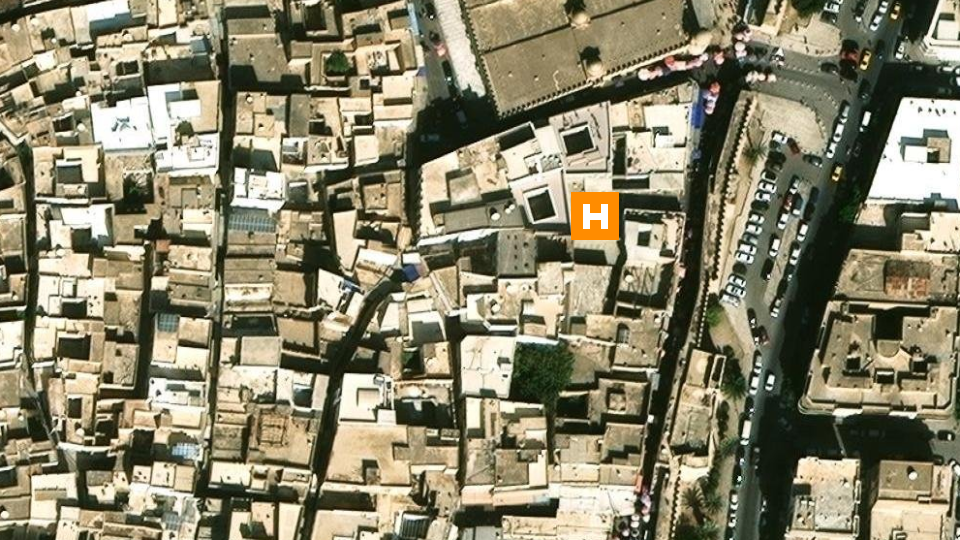
#> input picture datasets/17-camera-model/photo_A.png, 960 x 540 px, found by its file name; its folder holds 2 pictures in this run
$ python measure_pad.py
#> lines starting #> are read from the running program, lines starting #| are printed output that depends on the picture
# Lesson 17 — measure the world with a photo.
# /data/academy/17-camera-model/ has three synthetic drone photos made from NAVERA's satellite map
# of Sousse (Tunisia). The camera is an ideal pinhole: 960 x 540 px, HFOV 90 deg (f = 480 px).
# Each photo shows an orange landing pad, 12 m x 12 m, lying on the ground.
#   photo_A.png, photo_B.png : camera looking straight down, height unknown -> measure it
#   photo_T.png              : camera tilted (heading 30, pitch -12, roll +4 deg) at 150 m
#                              -> find WHERE the pad is on the ground, relative to the drone
# Run:   python3 measure_pad.py
import cv2
import numpy as np

from camera_math import camera_rotation, focal_px, ground_point, height_from_object, intrinsic_matrix

DATA = "/data/academy/17-camera-model"
PAD_SIZE_M = 12.0
WIDTH_PX, HEIGHT_PX, HFOV_DEG = 960, 540, 90.0
TILTED = dict(height_m=150.0, heading_deg=30.0, pitch_deg=-12.0, roll_deg=4.0)


def orange_mask(img):
    """Boolean array, True where the pixel is the pad's orange (OpenCV images are B, G, R)."""
    b = img[:, :, 0].astype(int)
    g = img[:, :, 1].astype(int)
    r = img[:, :, 2].astype(int)
    return (r > 200) & (g > 100) & (g < 180) & (b < 80)


# ---------------------------------------------------------------- TODO 7
def pad_size_px(img):
    """Width of the pad in pixels: the number of COLUMNS from the leftmost to the rightmost
    orange pixel, both included (an int). None if there is no orange pixel."""
    # TODO 7: start from orange_mask(img); find the positions of its True pixels (lesson 08).
    #         Mind the "both included".
    return None


def pad_centre_px(img):
    """Centre of the pad in the image: (u, v) = (mean column, mean row) of the orange pixels,
    as two floats. None if there is no orange pixel."""
    # TODO 7: the same positions as above. Careful: u is a column, v is a row.
    return None


# ---- you don't need to change anything below this line ----
def measure_nadir(name):
    """(pad width px, height m, height if 1 px less, height if 1 px more) or None."""
#> called with name = 'photo_A.png'
    img = cv2.imread(f"{DATA}/{name}")
#> img is the input picture: shape (540, 960, 3); mean B, G, R 107.5, 132.7, 138
#> call 2 of measure_nadir, with name = 'photo_B.png'
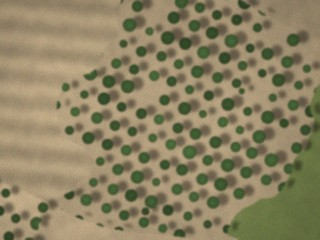
#> input picture courses/08-images/hidden/photo_b.png, 320 x 240 px, found by its file name
#> in measure_nadir, img is the input picture: shape (240, 320, 3); mean B, G, R 98.6, 130.3, 140.4
    if img is None:
        print(f"{name}: cannot read the photo")
        return None
    px = pad_size_px(img)
    if px is None:
        print(f"{name}: pad size TODO not done yet")
        return None
    f = focal_px(HFOV_DEG, WIDTH_PX)
    hs = [height_from_object(PAD_SIZE_M, n, f) if f else None for n in (px, px + 1, px - 1)]
    if None in hs:
        print(f"{name}: the pad is {px} px wide -> height: TODO 1 / TODO 6 not done yet")
        return None
    print(f"{name}: the 12 m pad is {px} px wide -> the drone was at {hs[0]:.0f} m "
          f"(+-1 px: {hs[1]:.0f} to {hs[2]:.0f} m)")
    cv2.imwrite(f"mask_{name}", (orange_mask(img) * 255).astype(np.uint8))
    return px, hs[0], hs[1], hs[2]


def locate_tilted(name="photo_T.png"):
    """(u, v, east, north) of the pad in the tilted photo, or None."""
#> called with name = 'photo_T.png'
    img = cv2.imread(f"{DATA}/{name}")
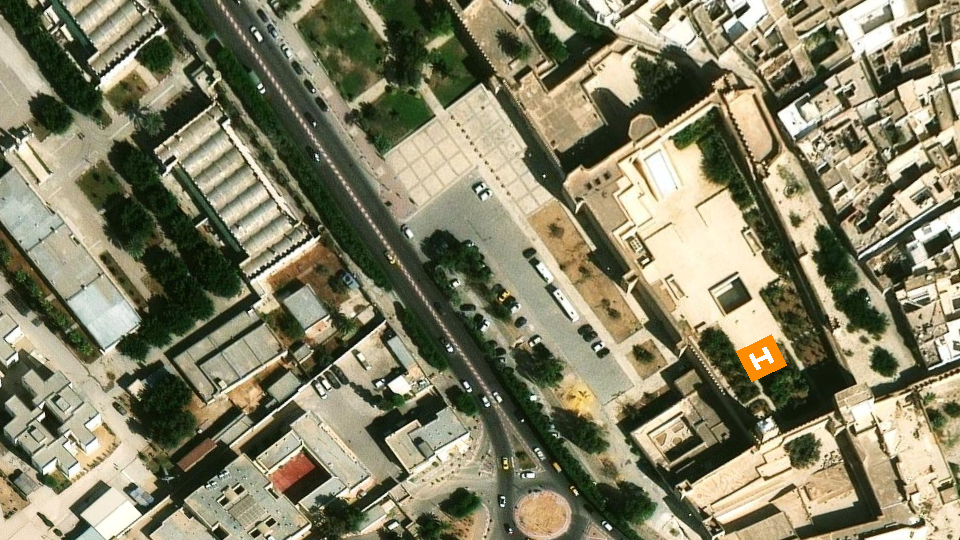
#> input picture datasets/17-camera-model/photo_T.png, 960 x 540 px, found by its file name
#> img is the input picture: shape (540, 960, 3); mean B, G, R 101, 128.2, 131.3
    if img is None:
        print(f"{name}: cannot read the photo")
        return None
    c = pad_centre_px(img)
    if c is None:
        print(f"{name}: pad centre TODO not done yet")
        return None
    K = intrinsic_matrix(HFOV_DEG, WIDTH_PX, HEIGHT_PX)
    R = camera_rotation(TILTED["heading_deg"], TILTED["pitch_deg"], TILTED["roll_deg"])
    g = ground_point(K, R, np.array([0.0, 0.0, TILTED["height_m"]]), c[0], c[1]) if K is not None else None
    if g is None:
        print(f"{name}: pad at pixel ({c[0]:.1f}, {c[1]:.1f}) -> ground point: TODO 1 / TODO 3 not done yet")
        return None
    print(f"{name}: pad at pixel ({c[0]:.1f}, {c[1]:.1f}) -> on the ground {g[0]:.1f} m east, "
          f"{g[1]:.1f} m north of the point under the drone")
    return c[0], c[1], float(g[0]), float(g[1])


if __name__ == "__main__":
    measure_nadir("photo_A.png")
    measure_nadir("photo_B.png")
    locate_tilted()
    print("Open mask_photo_A.png in the editor to see what the mask found.")
